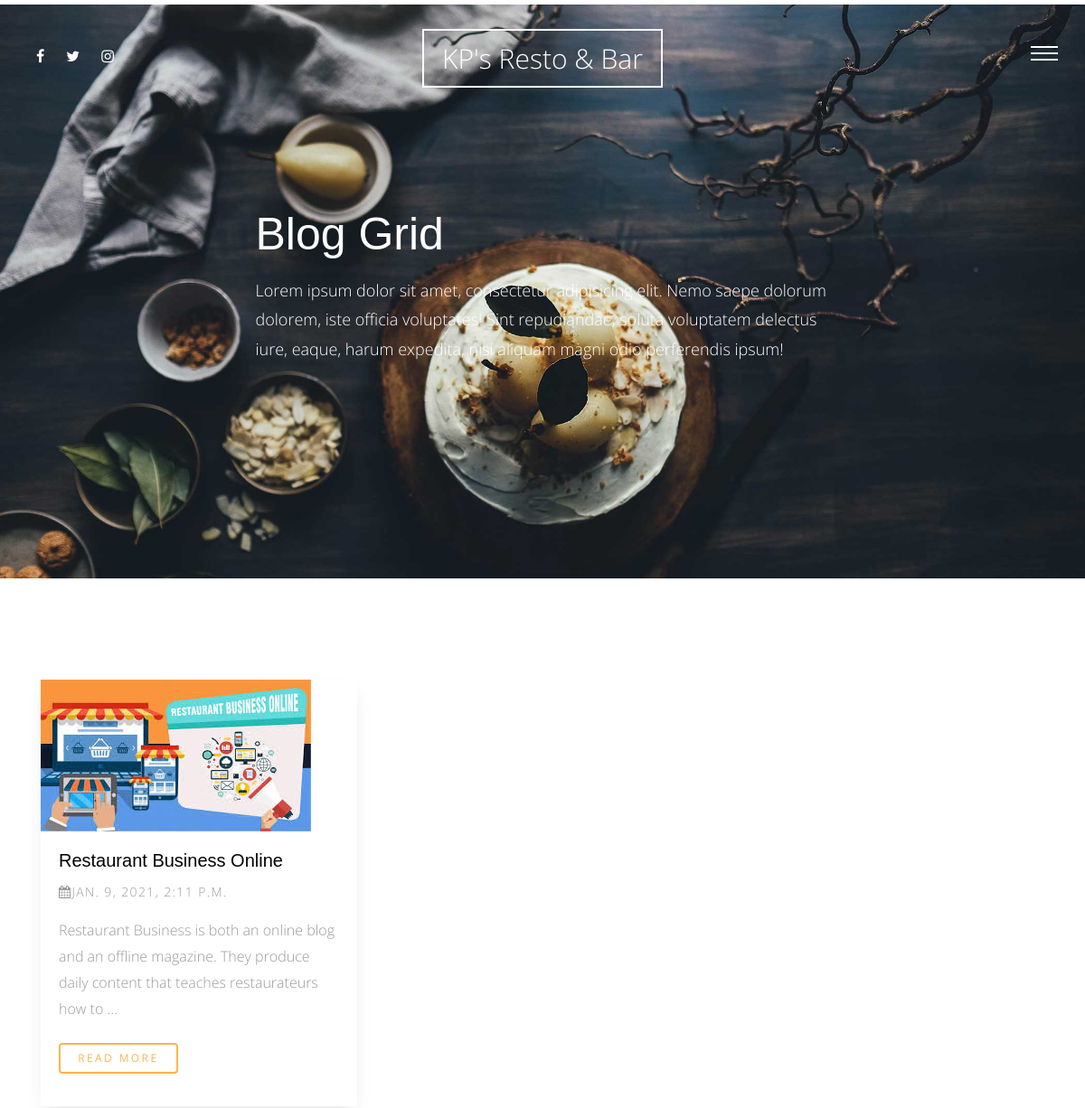
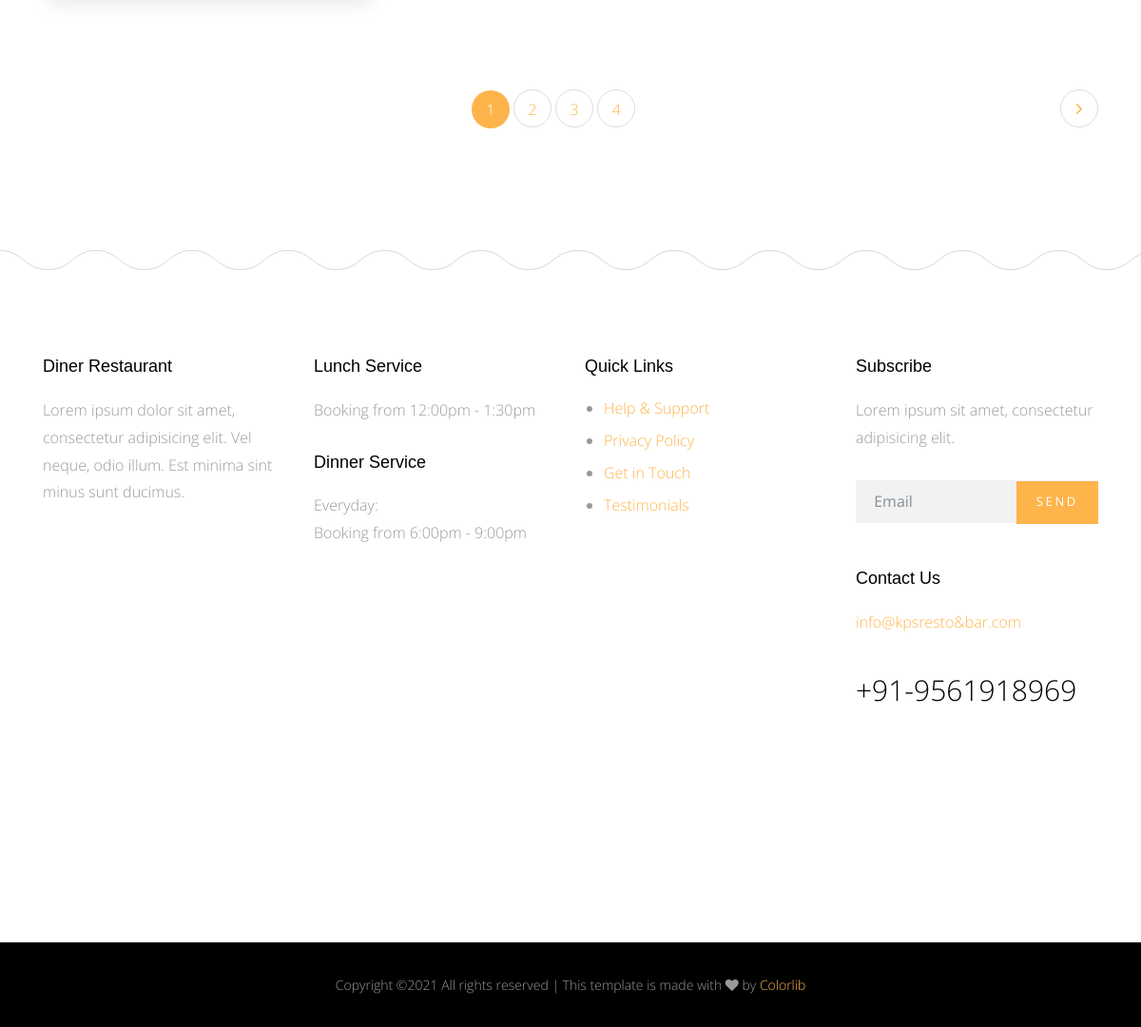
Screenshot of /blog/ with the database file from the repository (2 pictures, top to bottom).
### blog/models.py (models this page shows)
class Post(models.Model):
    title=models.CharField(max_length=50)
    content=models.TextField()
    author=models.ForeignKey(User , on_delete=models.CASCADE)
    image=models.ImageField(upload_to='blog/',blank=True,null=True)
    tags=TaggableManager(blank=True)
    category=models.ForeignKey('Category' ,null=True, on_delete=models.SET_NULL)
    created=models.DateTimeField(default=timezone.now)
    def __str__(self):
        return self.title

### blog/views.py (the view)
# urls.py: path('',views.post_list,name="post_list"),
def post_list(request):
    post_list=Post.objects.all()
    search_query=request.GET.get('q')
    if search_query:
        post_list = post_list.filter(
            Q(title__icontains = search_query) |
            Q(content__icontains=search_query) |
            Q(tags__name__icontains=search_query)
        ).distinct()
    paginator=Paginator(post_list,1)
    page_number=request.GET.get('page')
    post_list=paginator.get_page(page_number)
    context={
        'post_list':post_list,
    }
    return render(request,"blog/post_list.html",context)

### blog/templates/blog/post_list.html (shortened to what this page needs)
 {% extends 'base.html' %}
 {% load static %}
 {% block body %}
 <div class="main-wrap">
        <div class="cover_1 cover_sm">
          <div class="img_bg" style="background-image:url({% static 'site_static/img/slider-1.jpg' %})" data-stellar-background-ratio="0.5">
            <div class="container">
              <div class="row align-items-center justify-content-center">
                <div class="col-md-7" data-aos="fade-up">
                  <h2 class="heading">Blog Grid</h2>
                  <p class="lead">Lorem ipsum dolor sit amet, consectetur adipisicing elit. Nemo saepe dolorum dolorem, iste officia voluptates! Sint repudiandae, soluta voluptatem delectus iure, eaque, harum expedita, nisi aliquam magni odio perferendis ipsum!</p>
                </div>
              </div>
            </div>
          </div>
        </div>
       <div class="section">
          <div class="container">
            <div class="row mb-5">
              {% for post in post_list %}
                <div class="col-md-4">
                    <div class="media d-block media-bg-white mb-5" data-aos="fade-up"  data-aos-delay="400">
                    <figure>
                        <a href="blog-single.html"><img src="{{post.image.url}}" alt="Image placeholder" class="img-fluid"></a>
                    </figure>
                    <div class="media-body">
                        <h3><a href="{% url 'blog:post_detail' post.id %}">{{post}}</a></h3>
                        <p class="post-meta"><span><span class="fa fa-calendar"></span>{{post.created}}</span></p>
                        <p class="mb-4">{{post.content | truncatewords:20}}</p>
                        <p><a href="{% url 'blog:post_detail' post.id %}" class="btn btn-primary btn-outline-primary btn-sm">Read More</a></p>
                    </div>
                    </div>
                </div>
                {% endfor %}
            </div>
            <div class="row">
              {% if post_list.has_other_pages %}
                <div class="col-md-12">
                  <ul class="pagination custom-pagination">
                      {% for pages in post_list.paginator.page_range %}
                      {% if post_list.number == pages %}
                      <li class="page-item active">
                          <a class="page-linkx href='#'">{{pages}}</a>
                          </li>
                          {% else %}
                      <li class="page-item">
                         <a class="page-link" href='?page={{pages}}'">{{pages}}</a>
                      </li>
                      {% endif %}
                      {% endfor %}
                      {% if post_list.has_next %}
                        <li class="page-item next">
                          <a class="page-link" href="?page={{post_list.next_page_number}}"><i class="fa fa-angle-right"></i></a>
                        </li>
                        {% else %}
                        <li class="disabled"></li>
                        {% endif %}
                  </ul>
                </div>
                {% endif %}
            </div>
        </div>
      </div>
    {% endblock body %}

### static/site_static/css/style.css (style rules this page uses)
html { overflow-x: hidden; }
body { background: #fff; font-family: "Open Sans", cursive; font-size: 16px; line-height: 1.8; font-weight: 300; color: #999999; }
a { -webkit-transition: .3s all ease; -o-transition: .3s all ease; transition: .3s all ease; text-decoration: none; }
h1, h2, h3, h4, h5 { color: #000; font-family: "Playfair Display", Arial, sans-serif; }
h1 a, h2 a, h3 a, h4 a, h5 a { color: #000; }
.btn, .form-control { outline: none; }
.btn { font-size: 13px; text-transform: uppercase; letter-spacing: .2em; }
.btn.btn-primary { color: #fff; border-width: 2px; }
.btn.btn-sm { font-size: 12px; }
.btn.btn-outline-primary { border-width: 2px; color: #fdb44b; }
.media h3 { font-size: 20px; margin-bottom: 10px; }
.media .post-meta { font-size: 14px; letter-spacing: .1em; text-transform: uppercase; }
.media.media-bg-white { -webkit-box-shadow: 0 10px 20px -5px rgba(0, 0, 0, 0.1); box-shadow: 0 10px 20px -5px rgba(0, 0, 0, 0.1); }
.media.media-bg-white figure { margin-bottom: 0; }
.media.media-bg-white .media-body { padding: 20px; background: #fff; }
.lead { font-size: 16px; }
.section { padding: 7em 0; }
.custom-pagination { width: 100%; text-align: center; display: inline-block; }
.custom-pagination li { display: inline-block; }
.custom-pagination .prev a, .custom-pagination .next a { font-size: 20px !important; line-height: 38px !important; }
.custom-pagination li a, .custom-pagination .prev a, .custom-pagination .next a { width: 40px; height: 40px; line-height: 40px; padding: 0; margin: 0; border-radius: 50% !important; font-size: 16px; }
.custom-pagination li.active a, .custom-pagination .prev.active a, .custom-pagination .next.active a { display: block; width: 40px; height: 40px; line-height: 40px; padding: 0; margin: 0; border-radius: 50% !important; font-size: 16px; background: #fdb44b; color: #fff; }
.custom-pagination .next { float: right; }
.cover_1 { position: relative; }
.cover_1 .lead { color: #fff; font-size: 18px; }
.cover_1 .img_bg { background-repeat: no-repeat; background-size: cover !important; background-position: center center; }
.cover_1 .img_bg, .cover_1 .img_bg > .container > .row { min-height: 700px; height: 100vh; }
.cover_1.cover_sm .img_bg, .cover_1.cover_sm .img_bg > .container > .row { min-height: 600px; height: 80vh; }
.cover_1 .heading { color: white; font-weight: 300; font-size: 30px; line-height: 1.5; }
@media (min-width: 768px) { .cover_1 .heading { font-size: 50px; line-height: 1.5; } }

### rows the page displays
Post: image (picture), title "Restaurant Business Online", created "JAN. 9, 2021, 2:11 P.M.", content "Restaurant Business is both an online blog and an offline magazine. They produce daily content that teaches restaurateurs how to …"

### other values shown
{{ pages }} "1"
{{ pages }} "2" "3" "4"
